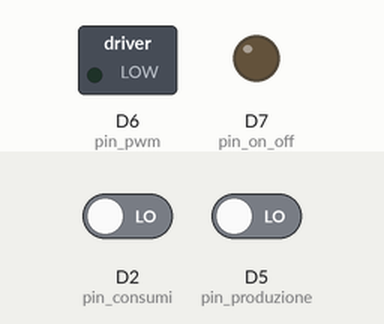
This sketch was run on a simulated ESP8266 (Wemos D1 mini). Parts: switched loads named in the sketch (green lamp = pin HIGH), output pins drawn as LEDs (lit = HIGH). The inputs (shaded band) are chosen by the test bench; at power-on: D5 (pin_produzione) LOW, D2 (pin_consumi) LOW. WiFi joins after 1.5 s; servers stay silent unless stated.

Above: at 3.0 s.
3.1 s: D5 (pin_produzione) driven HIGH
At 4.0 s:
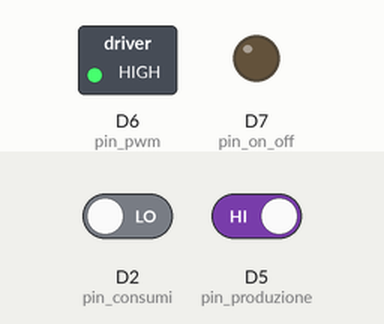
6.1 s: D2 (pin_consumi) driven HIGH
9.1 s: D2 (pin_consumi) driven LOW
12.1 s: D5 (pin_produzione) driven LOW
At 13.1 s:
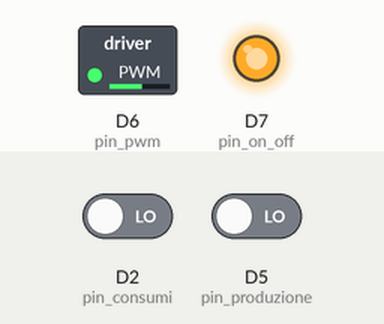
13.6 s: D5 (pin_produzione) driven HIGH
At 14.3 s:
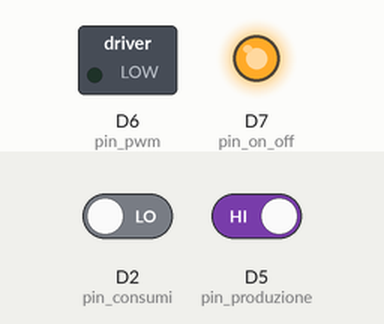
Timing chart, 0 to 31.5 s (numbered marks = the images above; inputs shaded):
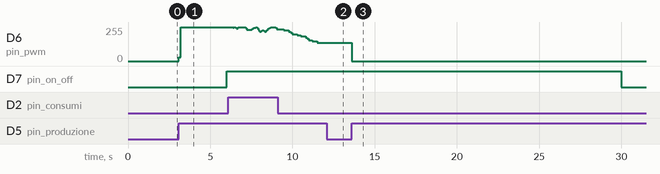

The sketch:

ARCHIMEDE_WiFi_Wemos_D1_autoconsumo.ino
```cpp
// ARCHIMEDE WiFi Wemos D1 autoconsumo Ver. 1.0 del 18/1/2018
// Video YouTube: https://youtu.be/gsHxTfW92mU
/*************************************************************
    Occorre caricare nello smartphone l'APP Blynk
    Scheda: Wemos D1 r2 o Wemos D1 (Retired)
    Downloads, docs, tutorials: http://www.blynk.cc
    Sketch generator:           http://examples.blynk.cc
    Blynk community:            http://community.blynk.cc
    Follow us:                  http://www.fb.com/blynkapp
                                http://twitter.com/blynk_app
    Vedi anche: http://www.maffucci.it/tag/wemos-d1-mini/
*/
// 1) SI PUO' UTILIZZARE LA SCHEDA WEMOS D1 r1 (Retired) OPPURE LA WEMOS D1 r2, OCCORRE PERO' MODIFICARE I PIN DI ALLACCIO COME INDICATO:
// 2) LA SCHEDA VA AGGIORNATA CON LE 4 RESISTENZE DI INTERFACCIA CON I CONTATORI DIGITALI (ESCLUSE NELLA VERSIONE SIMULATORE):
// 3) SI PUO' UTILIZZARE QUESTO SOFTWARE IN VERSIONE SIMULATORE PER CONTROLLARE IL CORRETTO FUNZIONAMENTO DELLE USCITE PWM AL VARIARE DI PRODUZIONE E CONSUMI:
// 4) PER AVERE LE USCITE PWM A 5 VOLT OCCORRE INSERIRE SULLA MILLEFORI IL SEMPLICE CIRCUITO ILLUSTRATO NEL VIDEO YOUTUBE (1 BC 237 + 3 RESISTENZE):
// 5) L'USCITA ON/OFF NON E' FRAZIONABILE, E' PRIORITARIA E VIENE USATA PER CARICHI QUALI POMPE DI CALORE E UTENZE A MOTORE;
// 6) L'USCITA PWM (PER CARICHI RESISTIVI)CONSENTE DI FRAZIONARE LA POTENZA, CONSENTE CIOE' DI UTILIZZARE QUALUNQUE WATT DI SURPLUS INSISTE DI MOMENTO IN MOMENTO:
// 7) SULLE USCITE COLLOCARE IN PROVA 2 LED DI CONTROLLO, OPPURE 2 RELE' A STATO SOLIDO CHE HANNO UN LED INCORPORATO (SI ILLUMINA QUANDO E' ATTIVATO).

#define BLYNK_PRINT Serial
#include <ESP8266WiFi.h>
#include <BlynkSimpleEsp8266.h>
//
// Inserire la  "Auth Token" fornita nella Blynk App:
char auth[] = "e54498f9f8ea075c3ef477ea7033d59e";
//
// inserire i dati del modem:
const char* ssid = "TIM-19390013";                             // sostituire con i dati del proprio router/modem:
const char* password = "DWgEvX1wh1PViTgpBEOcoGvI";             // sostituire con la password del proprio router/modem:
//
int pinV1valore = 0;
int pinV2valore = 0;
int pinV3valore = 0;
//
// int pin_consumi = D3;         // valido per WEMOS D1 R1 - GPIO5:
// int pin_produzione = D4;      // valido per WEMOS D1 R1 - GPIO4:
int pin_consumi = D2;         // valido per WEMOS D1 R2 - GPIO04:
int pin_produzione = D5;      // valido per WEMOS D1 R2 - GPIO14:
//
// int pin_on_off = D11;         // valido per WEMOS D1 R1 - GPIO13:
// int pin_pwm = D12;      // valido per WEMOS D1 R1 - GPIO12:
int pin_on_off = D7;         // valido per WEMOS D1 R2 - GPIO13:
int pin_pwm = D6;      // valido per WEMOS D1 R2 - GPIO12:
//
int potenza_watt_consumi = 0;
int consumi_lettura1 = 0;
int consumi_lettura2 = 0;
int consumi_lettura3 = 0;
int potenza_watt_produzione = 0;
int buttonState_consumi = 0;
int buttonState_produzione = 0;
int ciclopwm1 = 0;
int ciclopwm2 = 0;
int aumento = 0;
unsigned long timer_rele_nuovo = 0;
unsigned long timer_rele_vecchio = 0;
int rele_on_off = 0;          // è uguale a LOW:
unsigned long corrente_millis_consumi = 0;
unsigned long vecchio_millis_consumi = 0;
unsigned long tempo_trascorso_consumi = 0;
unsigned long corrente_millis_produzione = 0;
unsigned long vecchio_millis_produzione = 0;
unsigned long tempo_trascorso_produzione = 0;
unsigned long tempo_ultima_lettura_consumi = 0;
unsigned long tempo_ultima_lettura_produzione = 0;
unsigned long tempo_adesso = 0;
int conta = 100;
int modifica_rilevazioni = 0;
//
BlynkTimer timer;
//
void myTimerEvent()
//
{
  //
  Blynk.virtualWrite(V1, pinV1valore);    // produzione
  Blynk.virtualWrite(V2, pinV2valore);    // consumi
  Blynk.virtualWrite(V3, pinV3valore);    // conta
}
//
void setup()
{
  // Debug console
  Serial.begin(9600);
  //
  Blynk.begin(auth, ssid, password);
  timer.setInterval(1000L, myTimerEvent);
  //
  // pinMode(D11, OUTPUT);   // valido per D1 r1 - GPIO13:
  // pinMode(D12, OUTPUT);   // valido per D1 r1 - GPIO12:
  pinMode(D7, OUTPUT);   // valido per D1 r2 - GPIO13 - PIEDINO 10:
  pinMode(D6, OUTPUT);   // valido per D1 r2 - GPIO12 - PIEDINO 9:
  // pinMode(D3, INPUT);   // valido per D1 r1 - GPIO5:
  // pinMode(D4, INPUT);   // valido per D1 r1 - GPIO4:
  pinMode(D5, INPUT);   // valido per D1 r2 - GPIO14 - PIEDINO 8:
  pinMode(D2, INPUT);   // valido per D1 r2 - GPIO4 . PIEDINO 5:
}
void loop()
{
  // delay(100);         //inserire delay(100) solo per simulazione:
  Blynk.run();
  timer.run(); // Initiates BlynkTimer
  //
  // ********* versione simulatore, 4 righe da inserire nel codice per simulare la variazione di produzione e consumi******************
  //  potenza_watt_produzione = potenza_watt_produzione + 3;
  //  if (potenza_watt_produzione > 2000) potenza_watt_produzione = 1;
  //  potenza_watt_consumi =  potenza_watt_consumi + 1;
  //  if (potenza_watt_consumi > 2000) potenza_watt_consumi = 1;
  // *********** fine righe simulatore *******************************************************************
  conta = conta + 10;
  if (conta > 10100) conta = 0;
  //
  tempo_adesso = millis();
  //
  if (tempo_adesso > tempo_ultima_lettura_consumi + 100)         // bisogna che siano passati almeno 100 millisecondi da ultima lettura:
  {
    buttonState_consumi = digitalRead(pin_consumi);
    if (buttonState_consumi == 1)   // cioè HIGH:
    {
      tempo_ultima_lettura_consumi = tempo_adesso;
      corrente_millis_consumi = tempo_adesso;
      tempo_trascorso_consumi = (corrente_millis_consumi - vecchio_millis_consumi);
      vecchio_millis_consumi = corrente_millis_consumi;
      modifica_rilevazioni = 1;
      // riga sottostante da togliere, per versione simulatore:
      potenza_watt_consumi = 1000000 / tempo_trascorso_consumi * 36 / 32;       // da modificare con contatori diversi da 3200 impulsi:
      consumi_lettura3 = consumi_lettura2;
      consumi_lettura2 = consumi_lettura1;
      consumi_lettura1 = potenza_watt_consumi;
      potenza_watt_consumi = (consumi_lettura1 + consumi_lettura2 + consumi_lettura3) / 3;
    }
  }
  //
  if (tempo_adesso > tempo_ultima_lettura_produzione + 100)         // bisogna che siano passati almeno 100 millisecondi da ultima lettura:
  {
    buttonState_produzione = digitalRead(pin_produzione);
    if (buttonState_produzione == 1)   // cioè HIGH:
    {
      tempo_ultima_lettura_produzione = tempo_adesso;
      corrente_millis_produzione = tempo_adesso;
      tempo_trascorso_produzione = (corrente_millis_produzione - vecchio_millis_produzione);
      vecchio_millis_produzione = corrente_millis_produzione;
      modifica_rilevazioni = 1;
      // riga sottostante da togliere, per versione simulatore:
      potenza_watt_produzione = 1000000 / tempo_trascorso_produzione * 36 / 32;           // da modificare con contatori diversi da 3200 impulsi:
    }
  }
  // attivazione relè a stato solido con priorita rele ON OFF ***********POMPA DI CALORE********************************************
  // if (tempo_adesso > timer_rele_vecchio + 300000)     // sono passati 5 minuti:
  if (tempo_adesso > timer_rele_vecchio + 6000)     // sono passati 10 secondi (solo per prove tecniche):
  {
    timer_rele_vecchio = tempo_adesso;
    if (rele_on_off == 0 && potenza_watt_produzione > potenza_watt_consumi + 300)     // il relè ON-OFF si attiva solo quando c'è un surplus di 300 watt:
    {
      rele_on_off = 1;     // HIGH:
      analogWrite(pin_on_off, 1023);     // valido per entrambe le versioni:
    }
    if (potenza_watt_produzione < potenza_watt_consumi)      // mette il rele off:
    {
      rele_on_off = 0;    //LOW:
      analogWrite(pin_on_off, 0);     // valido per entrambe le versioni:
    }
  }
  //
  // attivazione relè a stato solido gestito PWM, cioè con carichi frazionali***BOILER*******************************************:
  // occorre modificare il duty_cycle ogni volta che arriva un impulso da uno dei due contatori digitali:
  if (modifica_rilevazioni == 1)            // togliere questa riga per simulazione:
  { // togliere questa parentesi per simulazione:
    if (potenza_watt_produzione > potenza_watt_consumi)        // significa che c'è un surplus:
    {
      aumento = (potenza_watt_produzione - potenza_watt_consumi) * 1024 / 3000;
      ciclopwm1 = ciclopwm1 + aumento;
    }
    else
    {
      aumento = (potenza_watt_consumi - potenza_watt_produzione) * 1024 / 3000;
      ciclopwm1 = ciclopwm1 - aumento;
    }
    if (ciclopwm1 > 1023) ciclopwm1 = 1023;
    if (ciclopwm1 < 0) ciclopwm1 = 0;
    analogWrite(pin_pwm, ciclopwm1);     // valido per entrambe le versioni:
    modifica_rilevazioni = 0;
  }      // togliere questa parentesi per simulazione
  //
  // fine attivazione uscita PWM per relè a stato solido *************************************************************************:
  //
  pinV1valore = potenza_watt_produzione;
  pinV2valore = potenza_watt_consumi;
  //
  // pinV3valore = conta / 10;
  pinV3valore = ciclopwm1;
  //
  //
}
//FINE ARCHIMEDE WEMOS D1 autoconsumo
```

Measured:
- after the input at 3.1 s, D6 (pin_pwm): 0/255 → 30/255 at once, → 255/255 0.10 s later; D7 (pin_on_off): LOW → HIGH after 2.9 s
- after the input at 12.1 s, D6 (pin_pwm): stays 138/255 (without the input it goes to 129/255 after 0.62 s)
- after the input at 13.6 s, D6 (pin_pwm): 138/255 → 0/255 at once; D7 (pin_on_off): HIGH → LOW after 16.4 s
